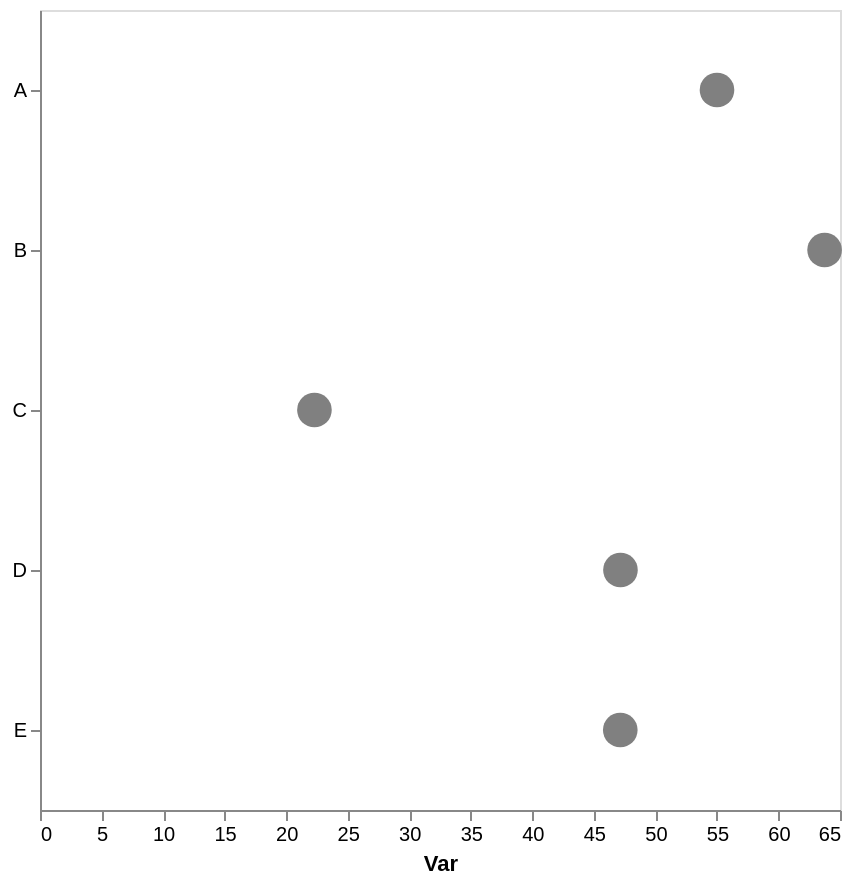

This figure's Vega-Lite source:
### Vega-Lite specification from a JSON file in a GitHub repository (floating-point values rounded to 4 significant figures)
{"config": {"view": {"continuousWidth": 300, "continuousHeight": 300}, "axis": {"grid": false}, "bar": {"color": "gray"}}, "data": {"name": "data-61798d06debab12ef44cb054de3f2010"}, "mark": {"type": "point", "color": "gray", "filled": true, "size": 300}, "encoding": {"x": {"aggregate": "mean", "axis": {"title": "Var"}, "field": "var1", "type": "quantitative"}, "y": {"axis": {"title": null}, "field": "cat", "type": "nominal"}}, "height": 400, "width": 400, "$schema": "https://vega.github.io/schema/vega-lite/v5.17.0.json", "datasets": {"data-61798d06debab12ef44cb054de3f2010": [{"cat": "A", "var1": 51.32, "var2": 47.06}, {"cat": "C", "var1": 21.62, "var2": 53.14}, {"cat": "C", "var1": 23.01, "var2": 39.16}, {"cat": "C", "var1": 18.81, "var2": 44.95}, {"cat": "D", "var1": 60.28, "var2": 53.53}, {"cat": "C", "var1": 25.75, "var2": 55.18}, {"cat": "B", "var1": 59.79, "var2": 44.45}, {"cat": "E", "var1": 47.15, "var2": 62.65}, {"cat": "A", "var1": 56.5, "var2": 62.49}, {"cat": "A", "var1": 57.19, "var2": 35.74}, {"cat": "B", "var1": 67.71, "var2": 49.12}, {"cat": "D", "var1": 34.04, "var2": 58.9}]}}
